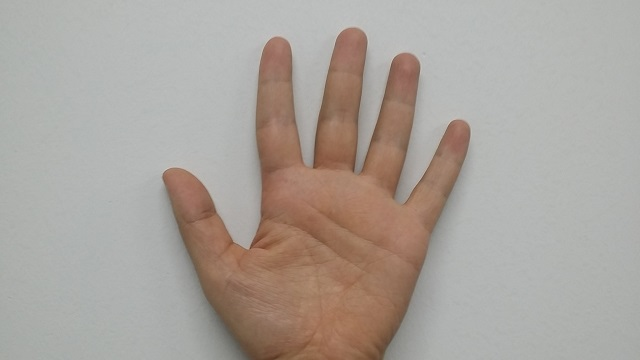
#> input picture data/hand.jpg, 640 x 360 px, found by its file name
$ python 0814.py
#> lines starting #> are read from the running program, lines starting #| are printed output that depends on the picture; after the words box and inside, x2 and y2 are one past the last pixel; in counts of white or black regions, pixels touching at a corner belong together
# 0814.py
# cv2.convexHull() 볼록 껍질
import cv2
import numpy as np

#1
src = cv2.imread('./data/hand.jpg')
#> src is the input picture: shape (360, 640, 3); mean B, G, R 155.8, 162.5, 170.2
hsv = cv2.cvtColor(src, cv2.COLOR_BGR2HSV)
#> hsv: shape (360, 640, 3); mean H, S, V 47.8, 27.2, 171.6
lowerb = (0, 40, 0)
upperb = (20, 180, 255)
bImage = cv2.inRange(hsv, lowerb, upperb)
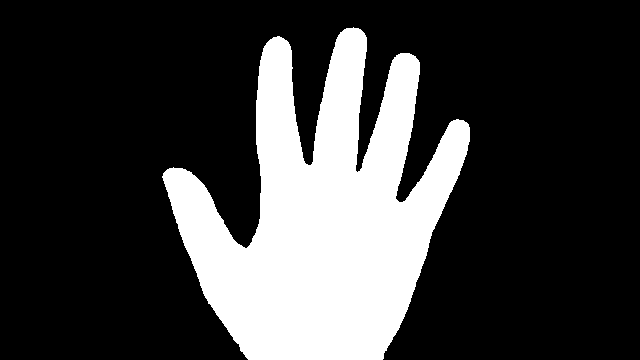
#> bImage: shape (360, 640); 24% white; 1 white region

mode   = cv2.RETR_EXTERNAL
method = cv2.CHAIN_APPROX_SIMPLE
contours, hierarchy = cv2.findContours(bImage, mode, method)
#> contours = 1 contour; box (x1, y1, x2, y2) and area: (162, 27, 470, 360) 54348

dst = src.copy()
##cv2.drawContours(dst, contours, -1, (255,0,0), 3)
cnt = contours[0]
#> cnt = contour of 755 points, box (x1, y1, x2, y2) (162, 27, 470, 360), area 54348
cv2.drawContours(dst, [cnt], 0, (255,0,0), 2)
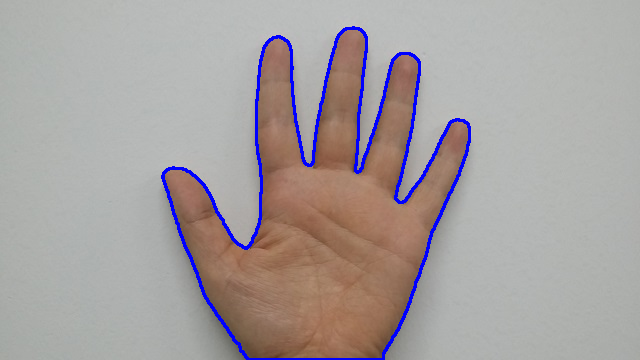
#> dst: shape (360, 640, 3); 2.57% of pixels changed, all inside (x1, y1, x2, y2) = (161, 26, 471, 360)

#2
dst2 = dst.copy()
rows,cols = dst2.shape[:2]
#> rows = 360; cols = 640
hull = cv2.convexHull(cnt)
#> hull = contour of 31 points, box (x1, y1, x2, y2) (162, 27, 470, 360), area 73651
cv2.drawContours(dst2, [hull], 0, (0,0,255), 2)
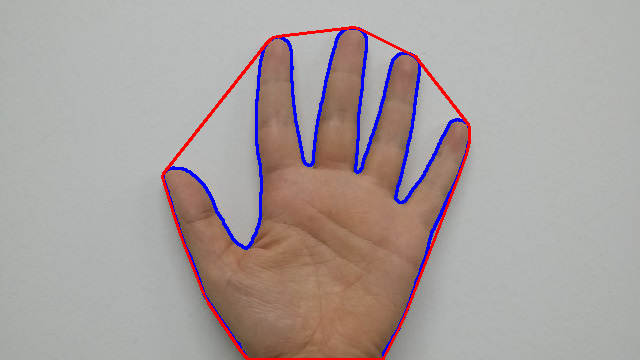
#> dst2: shape (360, 640, 3); 1.22% of pixels changed, all inside (x1, y1, x2, y2) = (161, 26, 471, 360)
cv2.imshow('dst2',  dst2)

cv2.waitKey()
cv2.destroyAllWindows()
